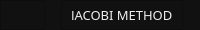
     <widget class="QFrame" name="top_bar">
      <property name="maximumSize">
       <size>
        <width>16777215</width>
        <height>30</height>
       </size>
      </property>
      <property name="styleSheet">
       <string notr="true">background-color: rgb(17, 17, 17);</string>
      </property>
      <property name="frameShape">
       <enum>QFrame::NoFrame</enum>
      </property>
      <property name="frameShadow">
       <enum>QFrame::Raised</enum>
      </property>
      <layout class="QHBoxLayout" name="horizontalLayout">
       <property name="spacing">
        <number>0</number>
       </property>
       <property name="leftMargin">
        <number>0</number>
       </property>
       <property name="topMargin">
        <number>0</number>
       </property>
       <property name="rightMargin">
        <number>0</number>
       </property>
       <property name="bottomMargin">
        <number>0</number>
       </property>
       <item>
        <widget class="QFrame" name="frame_toggle">
         <property name="enabled">
          <bool>true</bool>
         </property>
         <property name="maximumSize">
          <size>
           <width>45</width>
           <height>30</height>
          </size>
         </property>
         <property name="styleSheet">
          <string notr="true">background-color: rgb(17, 17, 17);</string>
         </property>
         <property name="frameShape">
          <enum>QFrame::StyledPanel</enum>
         </property>
         <property name="frameShadow">
          <enum>QFrame::Raised</enum>
         </property>
         <layout class="QHBoxLayout" name="horizontalLayout_3">
          <property name="spacing">
           <number>0</number>
          </property>
          <property name="leftMargin">
           <number>0</number>
          </property>
          <property name="topMargin">
           <number>0</number>
          </property>
          <property name="rightMargin">
           <number>0</number>
          </property>
          <property name="bottomMargin">
           <number>0</number>
          </property>
          <item>
           <widget class="QPushButton" name="btn_toggle">
            <property name="sizePolicy">
             <sizepolicy hsizetype="Expanding" vsizetype="Expanding">
              <horstretch>0</horstretch>
              <verstretch>0</verstretch>
             </sizepolicy>
            </property>
            <property name="font">
             <font>
              <family>Bahnschrift Light SemiCondensed</family>
              <pointsize>10</pointsize>
              <weight>50</weight>
              <bold>false</bold>
             </font>
            </property>
            <property name="styleSheet">
             <string notr="true">background-color: rgb(17, 17, 17);
border: 0px solid;
color: rgb(241, 241, 241);</string>
            </property>
            <property name="text">
             <string/>
            </property>
           </widget>
          </item>
         </layout>
        </widget>
       </item>
       <item alignment="Qt::AlignHCenter">
        <widget class="QFrame" name="frame_top">
         <property name="maximumSize">
          <size>
           <width>16777215</width>
           <height>30</height>
          </size>
         </property>
         <property name="frameShape">
          <enum>QFrame::StyledPanel</enum>
         </property>
         <property name="frameShadow">
          <enum>QFrame::Raised</enum>
         </property>
         <layout class="QHBoxLayout" name="horizontalLayout_4">
          <item>
           <widget class="QLabel" name="title">
            <property name="font">
             <font>
              <family>Century Gothic</family>
              <pointsize>10</pointsize>
              <weight>50</weight>
              <italic>false</italic>
              <bold>false</bold>
             </font>
            </property>
            <property name="styleSheet">
             <string notr="true">color: rgb(239, 239, 239);</string>
            </property>
            <property name="text">
             <string>JACOBI METHOD</string>
            </property>
           </widget>
          </item>
         </layout>
        </widget>
       </item>
      </layout>
     </widget>
